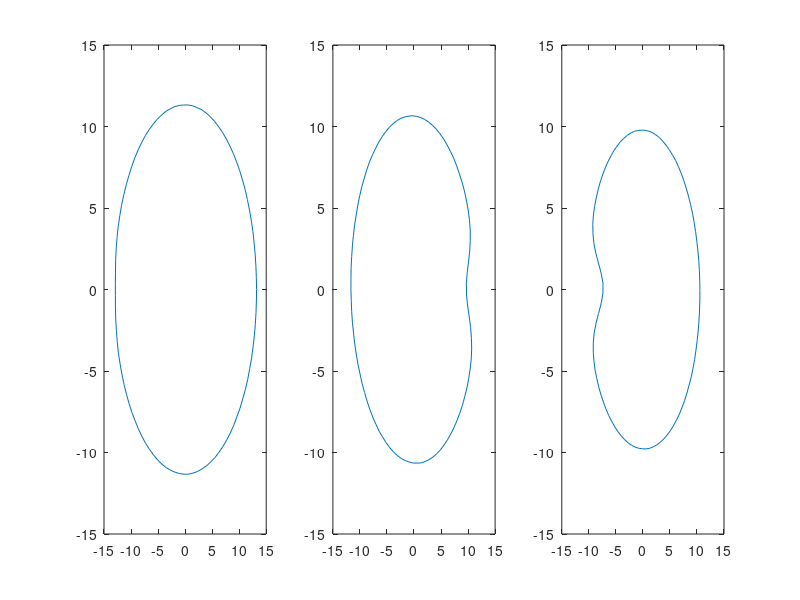

Write the MATLAB code that produced this figure. (Note: this script raises an error after producing the figure.)
% Generate realish looking stalk with synthetic data
%
% Features include 3 segments, upper segments taper, bowed segments,
% full interior, and rotated middle section.
%
% JH 8/8/2018
%
% =================== FROM DR COOK's "synthetic_stalk_sections.m" =====
% parameterized corn stalk cross-section
% Enumerating parameters:
%   - major diameter
%   - minor diameter
%   - notch depth
%   - notch width
%   - amplitude of x-asymmetry
%   - location of x-asymmetry
%   - amplitude of y-asymmetry
%   - location of y-asymmetry
%   - probably should add breadth of x and y asymmetry features.

clear
clc

theta = linspace(0,2*pi,100);
nloc = pi;
m = 1; % multiplier

% Data = [1;
%     24;
%     22.53;
%     23.3;
%     21;
%     0;
%     0;
%     41.08];

for i = 1:3
    
    %     % Basic Geometry
    %     min_diam = unifrnd(15,20);
    %     maj_diam = unifrnd(20,25);
    %    % Notch Geometry
    %     ndepth = unifrnd(0.1,0.25);
    %     nwidth = 1;
    
%     if i == 1     % Segments 1-3 (Bottom)
%         min_diam = 22.53;
%         maj_diam = 24;
%         ndepth = 0;
%         nwidth = 1;
%     elseif i == 2
%         min_diam = 24.84;
%         maj_diam = 26;
%         ndepth = .026;
%         nwidth = 1;
%     else
%         min_diam = 27.11;
%         maj_diam = 29.51;
%         ndepth = .025;
%         nwidth = 1;
%     end
%     

% DEFINE DESIRED GEOMETRY FOR EACH INTERNODE
        if i == 1       % Segments 5-7 (Top)
            min_diam = 22.6;
            maj_diam = 26.84;
            ndepth = 0.023;
            nwidth = 1;
        elseif i == 2
            min_diam = 21.3;
            maj_diam = 23.75;
            ndepth = .168;
            nwidth = 1;
        else
            min_diam = 19.64;
            maj_diam = 21.15;
            ndepth = .303;
            nwidth = 1;
        end
    
    
    
    min_diam = min_diam*m/2;
    maj_diam = maj_diam*m/2;
    ndepth = ndepth*m;
    
    
    % x-Asymmetry
    aAmp = unifrnd(-0.05,0.05);
    aSym = unifrnd(-pi,pi);
    
    % Random Noise
    noisex = unifrnd(-0.001,0.001,1,100);
    noisey = unifrnd(-0.001,0.001,1,100);
    
    notch = ndepth./cosh(4*(theta/nwidth-nloc)).^2;
    asymmetry = aAmp*sin(theta - aSym);
    
    x = maj_diam*(cos(theta) + noisex + notch + asymmetry);
    
    %if mod(i,2) == 0, x = x*-1; end
    
    % y-Asymmetry
    aAmp = unifrnd(-0.05,0.05);
    aSym = unifrnd(-pi,pi);
    asymmetry = aAmp*sin(theta - aSym);
    
    y = min_diam*(sin(theta) + noisey + asymmetry);
    rindx = unifrnd(0.92,0.94);
    rindy = unifrnd(0.92,0.94);
    
    X(i,:) = x;
    Y(i,:) = y;
end

%========================================================================
alpha = -(2*pi)*.5;         % must be a negative number for the shift function
% to work properly
% rotation matrix reassignment
new = ([X(2,:)' Y(2,:)']) *([cos(alpha) -sin(alpha); sin(alpha) cos(alpha)]);
Y(2,:) = new(:,2)';
X(2,:) = new(:,1)';


% Shift function
% Reassigns index values to compensate for the rotation
shift = round((-100*alpha)/(2*pi));

X2prime = zeros(1,(length(X) + shift));
X2prime((shift+1):end) = X(2,:);
X2prime(1:shift+1) = X2prime((length(X):end));
X2prime = X2prime(1:length(X));
X(2,:) = X2prime;

Y2prime = zeros(1,(length(Y) + shift));
Y2prime((shift+1):end) = Y(2,:);
Y2prime(1:shift+1) = Y2prime((length(Y):end));
Y2prime = Y2prime(1:length(Y));
Y(2,:) = Y2prime;

r = 15;
% Plot cross sections of stalks
hold on
set(gcf, 'Position', [300, 300, 1000, 350])

subplot(1,3,1)
plot(X(1,:),Y(1,:))
xlim([-r r])
ylim([-r r])

subplot(1,3,2)
plot(X(2,:),Y(2,:))
xlim([-r r])
ylim([-r r])

subplot(1,3,3)
plot(X(3,:),Y(3,:))
xlim([-r r])
ylim([-r r])

Xs(1,:) = X(1,:);
Ys(1,:) = Y(1,:);
Xs(1,100) = Xs(1,1);    % Solve the small gap problem
Ys(1,100) = Ys(1,1);

Xs(2,:) = X(2,:);
Ys(2,:) = Y(2,:);
Xs(2,100) = Xs(2,1);
Ys(2,100) = Ys(2,1);

Xs(3,:) = X(3,:);
Ys(3,:) = Y(3,:);
Xs(3,100) = Xs(3,1);
Ys(3,100) = Ys(3,1);

%use for loop to create multiple versions with different internode lengths
% for q=1:2

% Populate matrices (this method relies on the fact that the X and Y coords
% are centered at the origin)
L = 83*m; % internode length
a = L/40; % multiplier

Z = zeros(60,100);

for i = 1:80       % Generate Z vector
    Z(i,:) = i*a; %3*q instead of 4 if you are varying the lengths
end

% First segment
for i = 1:40
    X(i,:) = (.00000125*(i-20)^4 +.95)*Xs(1,:);
    Y(i,:) = (.00000125*(i-20)^4 +.95)*Ys(1,:);
end

% Second Segment

for i = 41:80
    X(i,:) = (.00000125*(i-60)^4 +.9)*Xs(2,:);
    Y(i,:) = (.00000125*(i-60)^4 +.9)*Ys(2,:);
end


% % Third Segment
% 
% for i = 81:120
%     X(i,:) = (.00000125*(i-100)^4 +.85)*Xs(3,:);
%     Y(i,:) = (.00000125*(i-100)^4 +.85)*Ys(3,:);
% end

% % This block is necessary because of the nature of the STL writer.
% % In the stitching process, it will make triangle connections from one
% % index to the other.  The first 60 indices are responsible for the
% % exterior where the generator works upwards.  The next 60 indices must
% % work from 'top to bottom'
% flipper = flip(Z);
% Z(61:120,:) = flipper;
% 
% X(61:120,:) = zeros;
% flipper = flip(X(1:60,:));
% X(61:120,:) = .8*flipper;
% 
% Y(61:120,:) = zeros;
% flipper = flip(Y(1:60,:));
% Y(61:120,:) = .8*flipper;
% 
% Z(121,:) = 4;
% X(121,:) = X(1,:);
% Y(121,:) = Y(1,:);

% also note the necessity of duplicate points to finish the stitching

surf2stl_V1('stalk.stl',X,Y,Z)

%     %writes the STL
%     if q==1
%         surf2stl_V1('qTest1.stl',X,Y,Z)
%     else
%         surf2stl_V1('qTest2.stl',X,Y,Z)
%     end
% end
% to write to different stls and complete the loop for multiple
% internode lengths of the same geometry cross-section
